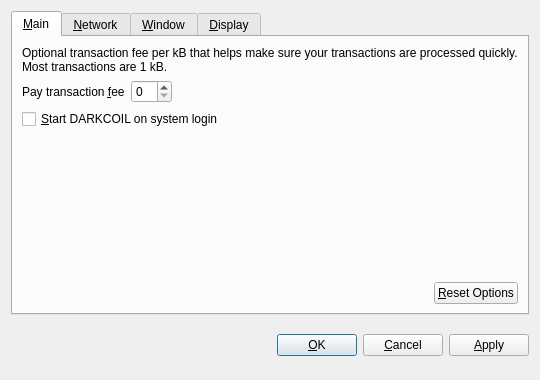
<?xml version="1.0" encoding="UTF-8"?>
<ui version="4.0">
 <class>OptionsDialog</class>
 <widget class="QDialog" name="OptionsDialog">
  <property name="geometry">
   <rect>
    <x>0</x>
    <y>0</y>
    <width>540</width>
    <height>380</height>
   </rect>
  </property>
  <property name="windowTitle">
   <string>Options</string>
  </property>
  <property name="modal">
   <bool>true</bool>
  </property>
  <layout class="QVBoxLayout" name="verticalLayout">
   <item>
    <widget class="QTabWidget" name="tabWidget">
     <property name="tabPosition">
      <enum>QTabWidget::North</enum>
     </property>
     <property name="currentIndex">
      <number>0</number>
     </property>
     <widget class="QWidget" name="tabMain">
      <attribute name="title">
       <string>&amp;Main</string>
      </attribute>
      <layout class="QVBoxLayout" name="verticalLayout_Main">
       <item>
        <widget class="QLabel" name="transactionFeeInfoLabel">
         <property name="text">
          <string>Optional transaction fee per kB that helps make sure your transactions are processed quickly. Most transactions are 1 kB.</string>
         </property>
         <property name="textFormat">
          <enum>Qt::PlainText</enum>
         </property>
         <property name="wordWrap">
          <bool>true</bool>
         </property>
        </widget>
       </item>
       <item>
        <layout class="QHBoxLayout" name="horizontalLayout_1_Main">
         <item>
          <widget class="QLabel" name="transactionFeeLabel">
           <property name="text">
            <string>Pay transaction &amp;fee</string>
           </property>
           <property name="textFormat">
            <enum>Qt::PlainText</enum>
           </property>
           <property name="buddy">
            <cstring>transactionFee</cstring>
           </property>
          </widget>
         </item>
         <item>
          <widget class="BitcoinAmountField" name="transactionFee"/>
         </item>
         <item>
          <spacer name="horizontalSpacer_1_Main">
           <property name="orientation">
            <enum>Qt::Horizontal</enum>
           </property>
           <property name="sizeHint" stdset="0">
            <size>
             <width>40</width>
             <height>20</height>
            </size>
           </property>
          </spacer>
         </item>
        </layout>
       </item>
       <item>
        <widget class="QCheckBox" name="bitcoinAtStartup">
         <property name="toolTip">
          <string>Automatically start DARKCOIL after logging in to the system.</string>
         </property>
         <property name="text">
          <string>&amp;Start DARKCOIL on system login</string>
         </property>
        </widget>
       </item>
       <item>
        <spacer name="verticalSpacer_Main">
         <property name="orientation">
          <enum>Qt::Vertical</enum>
         </property>
         <property name="sizeHint" stdset="0">
          <size>
           <width>20</width>
           <height>40</height>
          </size>
         </property>
        </spacer>
       </item>
       <item>
        <layout class="QHBoxLayout" name="horizontalLayout_2_Main">
         <item>
          <spacer name="horizontalSpacer_2_Main">
           <property name="orientation">
            <enum>Qt::Horizontal</enum>
           </property>
           <property name="sizeHint" stdset="0">
            <size>
             <width>40</width>
             <height>20</height>
            </size>
           </property>
          </spacer>
         </item>
         <item>
          <widget class="QPushButton" name="resetButton">
           <property name="toolTip">
            <string>Reset all client options to default.</string>
           </property>
           <property name="text">
            <string>&amp;Reset Options</string>
           </property>
           <property name="autoDefault">
            <bool>false</bool>
           </property>
          </widget>
         </item>
        </layout>
       </item>
      </layout>
     </widget>
     <widget class="QWidget" name="tabNetwork">
      <attribute name="title">
       <string>&amp;Network</string>
      </attribute>
      <layout class="QVBoxLayout" name="verticalLayout_Network">
       <item>
        <widget class="QCheckBox" name="mapPortUpnp">
         <property name="toolTip">
          <string>Automatically open the DARKCOIL client port on the router. This only works when your router supports UPnP and it is enabled.</string>
         </property>
         <property name="text">
          <string>Map port using &amp;UPnP</string>
         </property>
        </widget>
       </item>
       <item>
        <widget class="QCheckBox" name="connectSocks">
         <property name="toolTip">
          <string>Connect to the Darkcoin network through a SOCKS proxy (e.g. when connecting through Tor).</string>
         </property>
         <property name="text">
          <string>&amp;Connect through SOCKS proxy:</string>
         </property>
        </widget>
       </item>
       <item>
        <layout class="QHBoxLayout" name="horizontalLayout_Network">
         <item>
          <widget class="QLabel" name="proxyIpLabel">
           <property name="text">
            <string>Proxy &amp;IP:</string>
           </property>
           <property name="textFormat">
            <enum>Qt::PlainText</enum>
           </property>
           <property name="buddy">
            <cstring>proxyIp</cstring>
           </property>
          </widget>
         </item>
         <item>
          <widget class="QValidatedLineEdit" name="proxyIp">
           <property name="maximumSize">
            <size>
             <width>140</width>
             <height>16777215</height>
            </size>
           </property>
           <property name="toolTip">
            <string>IP address of the proxy (e.g. 127.0.0.1)</string>
           </property>
          </widget>
         </item>
         <item>
          <widget class="QLabel" name="proxyPortLabel">
           <property name="text">
            <string>&amp;Port:</string>
           </property>
           <property name="textFormat">
            <enum>Qt::PlainText</enum>
           </property>
           <property name="buddy">
            <cstring>proxyPort</cstring>
           </property>
          </widget>
         </item>
         <item>
          <widget class="QLineEdit" name="proxyPort">
           <property name="maximumSize">
            <size>
             <width>55</width>
             <height>16777215</height>
            </size>
           </property>
           <property name="toolTip">
            <string>Port of the proxy (e.g. 9050)</string>
           </property>
          </widget>
         </item>
         <item>
          <widget class="QLabel" name="socksVersionLabel">
           <property name="text">
            <string>SOCKS &amp;Version:</string>
           </property>
           <property name="textFormat">
            <enum>Qt::PlainText</enum>
           </property>
           <property name="buddy">
            <cstring>socksVersion</cstring>
           </property>
          </widget>
         </item>
         <item>
          <widget class="QValueComboBox" name="socksVersion">
           <property name="toolTip">
            <string>SOCKS version of the proxy (e.g. 5)</string>
           </property>
          </widget>
         </item>
         <item>
          <spacer name="horizontalSpacer_Network">
           <property name="orientation">
            <enum>Qt::Horizontal</enum>
           </property>
           <property name="sizeHint" stdset="0">
            <size>
             <width>40</width>
             <height>20</height>
            </size>
           </property>
          </spacer>
         </item>
        </layout>
       </item>
       <item>
        <spacer name="verticalSpacer_Network">
         <property name="orientation">
          <enum>Qt::Vertical</enum>
         </property>
         <property name="sizeHint" stdset="0">
          <size>
           <width>20</width>
           <height>40</height>
          </size>
         </property>
        </spacer>
       </item>
      </layout>
     </widget>
     <widget class="QWidget" name="tabWindow">
      <attribute name="title">
       <string>&amp;Window</string>
      </attribute>
      <layout class="QVBoxLayout" name="verticalLayout_Window">
       <item>
        <widget class="QCheckBox" name="minimizeToTray">
         <property name="toolTip">
          <string>Show only a tray icon after minimizing the window.</string>
         </property>
         <property name="text">
          <string>&amp;Minimize to the tray instead of the taskbar</string>
         </property>
        </widget>
       </item>
       <item>
        <widget class="QCheckBox" name="minimizeOnClose">
         <property name="toolTip">
          <string>Minimize instead of exit the application when the window is closed. When this option is enabled, the application will be closed only after selecting Quit in the menu.</string>
         </property>
         <property name="text">
          <string>M&amp;inimize on close</string>
         </property>
        </widget>
       </item>
       <item>
        <spacer name="verticalSpacer_Window">
         <property name="orientation">
          <enum>Qt::Vertical</enum>
         </property>
         <property name="sizeHint" stdset="0">
          <size>
           <width>20</width>
           <height>40</height>
          </size>
         </property>
        </spacer>
       </item>
      </layout>
     </widget>
     <widget class="QWidget" name="tabDisplay">
      <attribute name="title">
       <string>&amp;Display</string>
      </attribute>
      <layout class="QVBoxLayout" name="verticalLayout_Display">
       <item>
        <layout class="QHBoxLayout" name="horizontalLayout_1_Display">
         <item>
          <widget class="QLabel" name="langLabel">
           <property name="text">
            <string>User Interface &amp;language:</string>
           </property>
           <property name="textFormat">
            <enum>Qt::PlainText</enum>
           </property>
           <property name="buddy">
            <cstring>lang</cstring>
           </property>
          </widget>
         </item>
         <item>
          <widget class="QValueComboBox" name="lang">
           <property name="toolTip">
            <string>The user interface language can be set here. This setting will take effect after restarting DARKCOIL.</string>
           </property>
          </widget>
         </item>
        </layout>
       </item>
       <item>
        <layout class="QHBoxLayout" name="horizontalLayout_2_Display">
         <item>
          <widget class="QLabel" name="unitLabel">
           <property name="text">
            <string>&amp;Unit to show amounts in:</string>
           </property>
           <property name="textFormat">
            <enum>Qt::PlainText</enum>
           </property>
           <property name="buddy">
            <cstring>unit</cstring>
           </property>
          </widget>
         </item>
         <item>
          <widget class="QValueComboBox" name="unit">
           <property name="toolTip">
            <string>Choose the default subdivision unit to show in the interface and when sending coins.</string>
           </property>
          </widget>
         </item>
        </layout>
       </item>
       <item>
        <widget class="QCheckBox" name="displayAddresses">
         <property name="toolTip">
          <string>Whether to show Darkcoin addresses in the transaction list or not.</string>
         </property>
         <property name="text">
          <string>&amp;Display addresses in transaction list</string>
         </property>
        </widget>
       </item>
       <item>
        <widget class="QCheckBox" name="coinControlFeatures">
         <property name="toolTip">
          <string>Whether to show coin control features or not.</string>
         </property>
         <property name="text">
          <string>Display coin &amp;control features (experts only!)</string>
         </property>
        </widget>
       </item>
       <item>
        <spacer name="verticalSpacer_Display">
         <property name="orientation">
          <enum>Qt::Vertical</enum>
         </property>
         <property name="sizeHint" stdset="0">
          <size>
           <width>20</width>
           <height>40</height>
          </size>
         </property>
        </spacer>
       </item>
      </layout>
     </widget>
    </widget>
   </item>
   <item>
    <layout class="QHBoxLayout" name="horizontalLayout_Buttons">
     <item>
      <spacer name="horizontalSpacer_1">
       <property name="orientation">
        <enum>Qt::Horizontal</enum>
       </property>
       <property name="sizeHint" stdset="0">
        <size>
         <width>40</width>
         <height>48</height>
        </size>
       </property>
      </spacer>
     </item>
     <item>
      <widget class="QLabel" name="statusLabel">
       <property name="font">
        <font>
         <weight>75</weight>
         <bold>true</bold>
        </font>
       </property>
       <property name="text">
        <string/>
       </property>
       <property name="textFormat">
        <enum>Qt::PlainText</enum>
       </property>
       <property name="wordWrap">
        <bool>true</bool>
       </property>
      </widget>
     </item>
     <item>
      <spacer name="horizontalSpacer_2">
       <property name="orientation">
        <enum>Qt::Horizontal</enum>
       </property>
       <property name="sizeHint" stdset="0">
        <size>
         <width>40</width>
         <height>48</height>
        </size>
       </property>
      </spacer>
     </item>
     <item>
      <widget class="QPushButton" name="okButton">
       <property name="text">
        <string>&amp;OK</string>
       </property>
      </widget>
     </item>
     <item>
      <widget class="QPushButton" name="cancelButton">
       <property name="text">
        <string>&amp;Cancel</string>
       </property>
       <property name="autoDefault">
        <bool>false</bool>
       </property>
      </widget>
     </item>
     <item>
      <widget class="QPushButton" name="applyButton">
       <property name="text">
        <string>&amp;Apply</string>
       </property>
       <property name="autoDefault">
        <bool>false</bool>
       </property>
      </widget>
     </item>
    </layout>
   </item>
  </layout>
 </widget>
 <customwidgets>
  <customwidget>
   <class>BitcoinAmountField</class>
   <extends>QSpinBox</extends>
   <header>bitcoinamountfield.h</header>
  </customwidget>
  <customwidget>
   <class>QValueComboBox</class>
   <extends>QComboBox</extends>
   <header>qvaluecombobox.h</header>
  </customwidget>
  <customwidget>
   <class>QValidatedLineEdit</class>
   <extends>QLineEdit</extends>
   <header>qvalidatedlineedit.h</header>
  </customwidget>
 </customwidgets>
 <resources/>
 <connections/>
</ui>
